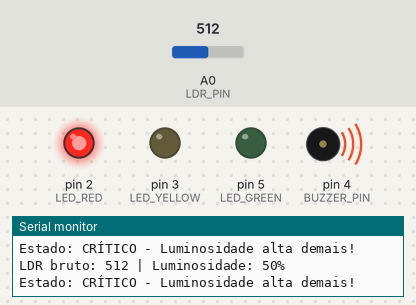
This sketch was run on a simulated Arduino Uno, built with avr-gcc and run on an emulated ATmega328P. On the bench: output pins drawn as LEDs (lit = HIGH), buzzer (waves = sounding), the last lines printed to the serial monitor. The test bench sets the inputs (shaded band); at power-on: A0 (LDR_PIN) = 512.

Above: at 3.6 s.
3.7 s: A0 (LDR_PIN) set to 488
At 5.4 s:
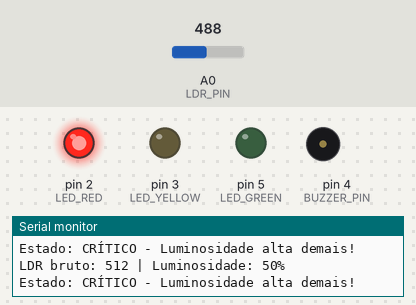
At 6.2 s:
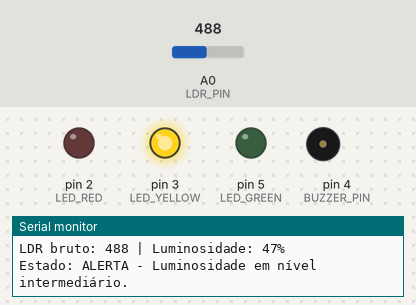
7.4 s: A0 (LDR_PIN) set to 312
11.1 s: A0 (LDR_PIN) set to 283
At 12.3 s:
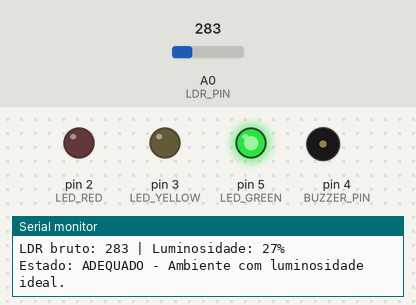
Timing chart, 0 to 14.1 s (numbered marks = the images above; inputs shaded):
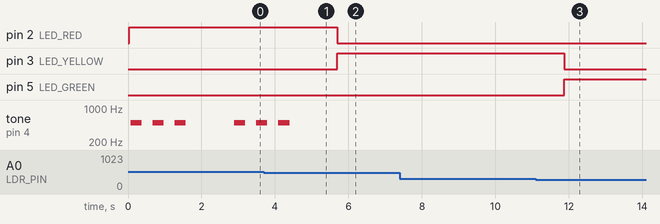

Measured:
- the behaviour switches between 500 and 499 on A0 (LDR_PIN) (found by bisection; images 0 and 1)
- the behaviour switches between 300 and 299 on A0 (LDR_PIN) (found by bisection; images 2 and 3)
- after the input at 3.7 s, pin 2 (LED_RED): HIGH → LOW after 2.0 s; pin 3 (LED_YELLOW): LOW → HIGH after 2.0 s; tone on pin 4 (BUZZER_PIN): goes on until 4.4 s, then stays silent
- after the input at 11.1 s, pin 3 (LED_YELLOW): HIGH → LOW after 0.77 s; pin 5 (LED_GREEN): LOW → HIGH after 0.77 s
- by itself, tone on pin 4 (BUZZER_PIN): plays 500 Hz for 0.30 s, 500 Hz for 0.30 s, 500 Hz for 0.30 s, 500 Hz for 0.30 s, 500 Hz for 0.20 s

The sketch:

vinheria_agnello.ino
```cpp
// Codigo do arduino

const int LDR_PIN    = A0;
const int LED_GREEN  = 5;
const int LED_YELLOW = 3;
const int LED_RED    = 2;
const int BUZZER_PIN = 4;

const int LUZ_CRITICA = 500;
const int LUZ_ALERTA  = 300;

void setup() {
  pinMode(LED_GREEN,  OUTPUT);
  pinMode(LED_YELLOW, OUTPUT);
  pinMode(LED_RED,    OUTPUT);
  pinMode(BUZZER_PIN, OUTPUT);

  Serial.begin(9600);
  Serial.println("=== Vinheria Agnello - Monitoramento de Luminosidade ===");
}

void darBeeps() {
  for (int i = 0; i < 3; i++) {
    tone(BUZZER_PIN, 500);
    delay(300);
    noTone(BUZZER_PIN);
    delay(300);
  }
}

void loop() {
  int ldrValor = analogRead(LDR_PIN);
  int luminosidade = map(ldrValor, 0, 1023, 0, 100);

  Serial.print("LDR bruto: ");
  Serial.print(ldrValor);
  Serial.print(" | Luminosidade: ");
  Serial.print(luminosidade);
  Serial.println("%");

  digitalWrite(LED_GREEN,  LOW);
  digitalWrite(LED_YELLOW, LOW);
  digitalWrite(LED_RED,    LOW);
  noTone(BUZZER_PIN);

  if (ldrValor >= LUZ_CRITICA) {
    digitalWrite(LED_RED, HIGH);
    Serial.println("Estado: CRÍTICO - Luminosidade alta demais!");
    darBeeps();

  } else if (ldrValor >= LUZ_ALERTA) {
    digitalWrite(LED_YELLOW, HIGH);
    Serial.println("Estado: ALERTA - Luminosidade em nível intermediário.");

  } else {
    digitalWrite(LED_GREEN, HIGH);
    Serial.println("Estado: ADEQUADO - Ambiente com luminosidade ideal.");
  }

  delay(1000);
}
```
